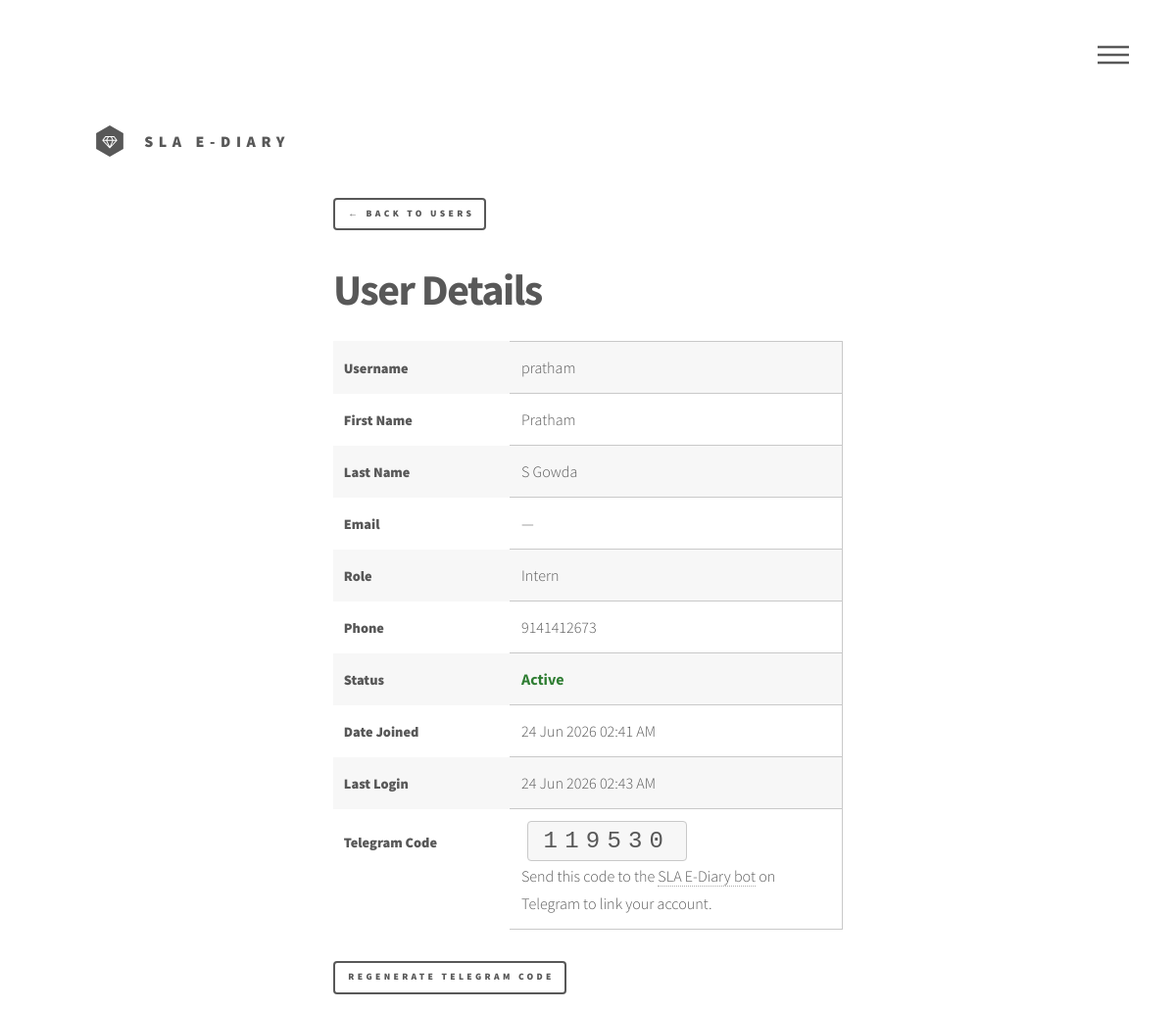
Screenshot of /manage/users/23/ (signed in) with the database file from the repository.
### main/models.py (models this page shows, shortened)
class UserProfile(models.Model):
    user = models.OneToOneField(User, on_delete=models.CASCADE)
    role = models.CharField(max_length=20, choices=UserRole.choices, default=UserRole.INTERN)
    phone = models.CharField(max_length=20, blank=True, null=True)
    left_on = models.DateField(blank=True, null=True)
    telegram_code = models.CharField(max_length=6, unique=True, null=True, blank=True)
    telegram_chat_id = models.CharField(max_length=100, null=True, blank=True)

### main/views.py (the view)
# urls.py: path('manage/users/<int:user_id>/', user_detail, name='user_detail'),
@login_required
@user_passes_test(lambda u: hasattr(u, 'userprofile') and u.userprofile.role == UserRole.ADMIN or u.is_superuser)
def user_detail(request, user_id):
    user = get_object_or_404(User, id=user_id)
    if not request.user.is_superuser and (user.is_superuser or (hasattr(user, 'userprofile') and user.userprofile.role == UserRole.ADMIN)):
        messages.error(request, 'You cannot view another admin\'s details.')
        return redirect('manage_users')
    try:
        profile = user.userprofile
    except UserProfile.DoesNotExist:
        profile = None
    return render(request, 'registration/user_detail.html', {
        'profile_user': user,
        'profile': profile,
    })

### templates/registration/user_detail.html (shortened to what this page needs)
{% extends 'base.html' %}
{% load static %}
{% block content %}
<div id="main">
    <div class="inner" style="max-width: 600px;">
        <a href="{% url 'manage_users' %}" class="button small" style="margin-bottom: 1.5rem;">&larr; Back to Users</a>
        <h1 style="margin-bottom: 1.5rem;">User Details</h1>
        <table class="alt">
            <tr>
                <th style="width: 180px;">Username</th>
                <td>{{ profile_user.username }}</td>
            </tr>
            <tr>
                <th>First Name</th>
                <td>{{ profile_user.first_name|default:'—' }}</td>
            </tr>
            <tr>
                <th>Last Name</th>
                <td>{{ profile_user.last_name|default:'—' }}</td>
            </tr>
            <tr>
                <th>Email</th>
                <td>{{ profile_user.email|default:'—' }}</td>
            </tr>
            <tr>
                <th>Role</th>
                <td>{{ profile.role|title|default:'—' }}</td>
            </tr>
            <tr>
                <th>Phone</th>
                <td>{{ profile.phone|default:'—' }}</td>
            </tr>
            <tr>
                <th>Status</th>
                <td style="color: {% if profile_user.is_active %}#2e7d32{% else %}#c62828{% endif %}; font-weight: 700;">
                    {{ profile_user.is_active|yesno:'Active,Suspended' }}
                </td>
            </tr>
            <tr>
                <th>Date Joined</th>
                <td>{{ profile_user.date_joined|date:"d M Y h:i A" }}</td>
            </tr>
            <tr>
                <th>Last Login</th>
                <td>{{ profile_user.last_login|date:"d M Y h:i A"|default:'Never' }}</td>
            </tr>
            <tr>
                <th>Telegram Code</th>
                <td>
                    {% if profile.telegram_code and not profile.telegram_chat_id %}
                    <code style="font-size: 1.5rem; letter-spacing: 0.3em;">{{ profile.telegram_code }}</code>
                    <br><small style="color: #585858;">Send this code to the <a href="https://t.me/sla_ediary_bot" target="_blank">SLA E-Diary bot</a> on Telegram to link your account.</small>
                    {% elif profile.telegram_chat_id %}
                    <span style="color: #2e7d32;">✅ Linked to Telegram</span>
                    {% else %}
                    <span style="color: #585858;">—</span>
                    {% endif %}
                </td>
            </tr>
        </table>
    <div style="margin-top: 2rem; display: flex; gap: 0.75rem; flex-wrap: wrap;">
        {% if not profile.telegram_chat_id %}
        <a href="{% url 'regenerate_telegram_code' profile_user.id %}" class="button small">Regenerate Telegram Code</a>
        {% endif %}
    </div>
    </div>
</div>
{% endblock %}

### static/assets/css/main.css (style rules this page uses)
html, body, div, span, applet, object, iframe, h1, h2, h3, h4, h5, h6, p, blockquote, pre, a, abbr, acronym, address, big, cite, code, del, dfn, em, img, ins, kbd, q, s, samp, small, strike, strong, sub, sup, tt, var, b, u, i, center, dl, dt, dd, ol, ul, li, fieldset, form, label, legend, table, caption, tbody, tfoot, thead, tr, th, td, article, aside, canvas, details, embed, figure, figcaption, footer, header, hgroup, menu, nav, output, ruby, section, summary, time, mark, audio, video { margin: 0; padding: 0; border: 0; font-size: 100%; font: inherit; vertical-align: baseline; }
body { line-height: 1; }
table { border-collapse: collapse; border-spacing: 0; }
body { -webkit-text-size-adjust: none; }
body { -ms-overflow-style: scrollbar; }
html { box-sizing: border-box; }
*, *:before, *:after { box-sizing: inherit; }
body { background: #ffffff; }
body, input, select, textarea { color: #585858; font-family: "Source Sans Pro", Helvetica, sans-serif; font-size: 16pt; font-weight: 300; line-height: 1.75; }
@media screen and (max-width: 1680px) { body, input, select, textarea { font-size: 14pt; } }
@media screen and (max-width: 1280px) { body, input, select, textarea { font-size: 12pt; } }
a { -moz-transition: border-bottom-color 0.2s ease, color 0.2s ease; -webkit-transition: border-bottom-color 0.2s ease, color 0.2s ease; -ms-transition: border-bottom-color 0.2s ease, color 0.2s ease; transition: border-bottom-color 0.2s ease, color 0.2s ease; text-decoration: none; color: #585858; border-bottom: dotted 1px rgba(88, 88, 88, 0.5); }
h1 { font-size: 2.75em; font-weight: 700; line-height: 1.3; margin: 0 0 1em 0; letter-spacing: -0.035em; }
code { background: rgba(144, 144, 144, 0.075); border-radius: 4px; border: solid 1px #c9c9c9; font-family: "Courier New", monospace; font-size: 0.9em; margin: 0 0.25em; padding: 0.25em 0.65em; }
table { margin: 0 0 2em 0; width: 100%; }
table tbody tr { border: solid 1px #c9c9c9; border-left: 0; border-right: 0; }
table tbody tr:nth-child(2n + 1) { background-color: rgba(144, 144, 144, 0.075); }
table td { padding: 0.75em 0.75em; }
table th { font-size: 0.9em; font-weight: 900; padding: 0 0.75em 0.75em 0.75em; text-align: left; }
table.alt { border-collapse: separate; }
table.alt tbody tr td { border: solid 1px #c9c9c9; border-left-width: 0; border-top-width: 0; }
table.alt tbody tr:first-child td { border-top-width: 1px; }
input[type="submit"], input[type="reset"], input[type="button"], button, .button { -moz-appearance: none; -webkit-appearance: none; -ms-appearance: none; appearance: none; -moz-transition: background-color 0.2s ease-in-out, color 0.2s ease-in-out, box-shadow 0.2s ease-in-out; -webkit-transition: background-color 0.2s ease-in-out, color 0.2s ease-in-out, box-shadow 0.2s ease-in-out; -ms-transition: background-color 0.2s ease-in-out, color 0.2s ease-in-out, box-shadow 0.2s ease-in-out; transition: background-color 0.2s ease-in-out, color 0.2s ease-in-out, box-shadow 0.2s ease-in-out; background-color: transparent; border-radius: 4px; border: 0; box-shadow: inset 0 0 0 2px #585858; color: #585858 !important; cursor: pointer; display: inline-block; font-size: 0.8em; font-weight: 900; height: 3.5em; letter-spacing: 0.35em; line-height: 3.45em; overflow: hidden; padding: 0 1.25em 0 1.6em; text-align: center; text-decoration: none; text-overflow: ellipsis; text-transform: uppercase; white-space: nowrap; }
input[type="submit"].small, input[type="reset"].small, input[type="button"].small, button.small, .button.small { font-size: 0.6em; }
#main { padding: 0em 0 6em 0 ; }
#wrapper > * > .inner { width: 100%; max-width: 68em; margin: 0 auto; padding: 0 2.5em; }

### rows the page displays
UserProfile: role "Intern", phone "9141412673", telegram_code "119530"

### other values shown
{{ profile_user.username }} "pratham"
{{ profile_user.first_name|default:'—' }} "Pratham"
{{ profile_user.last_name|default:'—' }} "S Gowda"
{{ profile_user.email|default:'—' }} "—"
{{ profile_user.is_active|yesno:'Active,Suspended' }} "Active"
{{ profile_user.date_joined|date:"d M Y h:i A" }} "24 Jun 2026 02:41 AM"
{{ profile_user.last_login|date:"d M Y h:i A"|default:'Never' }} "24 Jun 2026 02:43 AM"
